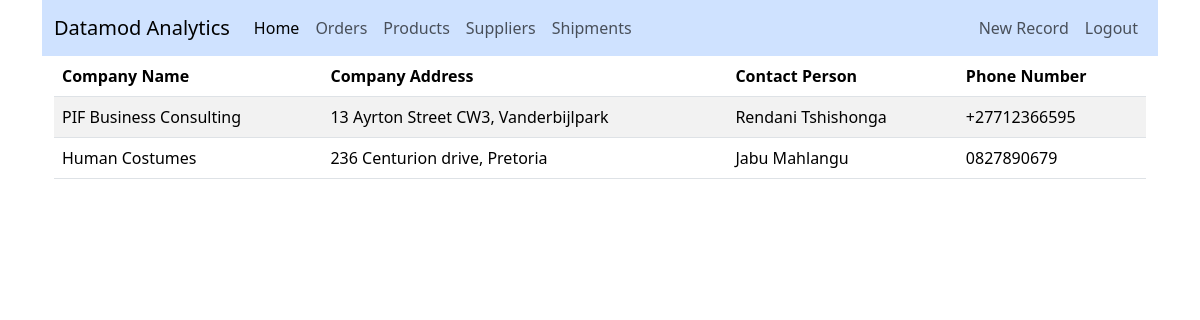
Page /supplier (signed in) on the committed database.
### dashboard/models.py (models this page shows)
class Suppliers(db.Model):
    id = db.Column(db.Integer, primary_key=True, nullable=False)
    company_name = db.Column(db.String(128), nullable=False)
    address = db.Column(db.String(128), nullable=False)
    contact_person = db.Column(db.String(20), nullable=False)
    phone_number = db.Column(db.String(20), nullable=False)
    """Create the __repr__ method that returns a printable representation of the object"""
    def __repr__(self):
        return f'Suppliers("{self.id}", "{self.conatct_person}")'

### dashboard/routes.py (the view)
@app.route("/supplier")
@login_required
def supplier():
    supplier = Suppliers.query
    return render_template('suppliers.html', title="Suppliers", supplier=supplier)

### dashboard/models.py (called while the page is built)
@login_manager.user_loader
def load_user(user_id):
    return User.query.get(int(user_id))

### dashboard/templates/suppliers.html
{% extends "layout.html" %}
{% block content %}
<nav class="navbar navbar-expand-lg bg-primary-subtle">
    <div class="container-fluid">
	<span class="navbar-brand mb-0 h1">Datamod Analytics</span>
	<ul class="navbar-nav me-auto mb-2 mb-lg-0">
	    <li class="nav-item">
		    <a class="nav-link active" aria-current="page" href="{{ url_for('home') }}">Home</a>
	    </li>
	    <li class="nav-item">
		    <a class="nav-link" href="{{ url_for('order') }}">Orders</a>
	    </li>
	     <li class="nav-item">
		     <a class="nav-link" href="{{ url_for('product') }}">Products</a>
            </li>
	     <li class="nav-item">
		     <a class="nav-link" href="{{ url_for('supplier') }}">Suppliers</a>
            </li>
	     <li class="nav-item">
		     <a class="nav-link" href="{{ url_for('shipment') }}">Shipments</a>
            </li>
	</ul>
	<div class="navbar-nav">
	    {% if current_user.is_authenticated %}
	       <a class="nav-item nav-link" href="{{ url_for('new_supplier') }}">New Record</a>
	       <a class="nav-item nav-link" href="{{ url_for('logout') }}">Logout</a>
	    {% else %}
	        <a class="nav-item nav-link" href="{{ url_for('login') }}">Login</a>
	    {% endif %}
	</div>
    </div>
</nav>
<div class="container">
    <table class="table table-striped">
	<thead>
	    <tr>
		<th>Company Name</th>
		<th>Company Address</th>
		<th>Contact Person</th>
		<th>Phone Number</th>
	    </tr>
	</thead>
	<tbody>
	    {% for suppliers in supplier%}
		<tr>
		    <td>{{ suppliers.company_name }}</td>
		    <td>{{ suppliers.address }}</td>
		    <td>{{ suppliers.contact_person }}</td>
		    <td>{{ suppliers.phone_number }}</td>
		</tr>
	    {% endfor %}
	</tbody>
    </table>
</div>
{% endblock content %}

### rows in the picture
Suppliers: company_name "PIF Business Consulting", address "13 Ayrton Street CW3, Vanderbijlpark", contact_person "Rendani Tshishonga", phone_number "+27712366595"
Suppliers: company_name "Human Costumes", address "236 Centurion drive, Pretoria", contact_person "Jabu Mahlangu", phone_number "0827890679"
